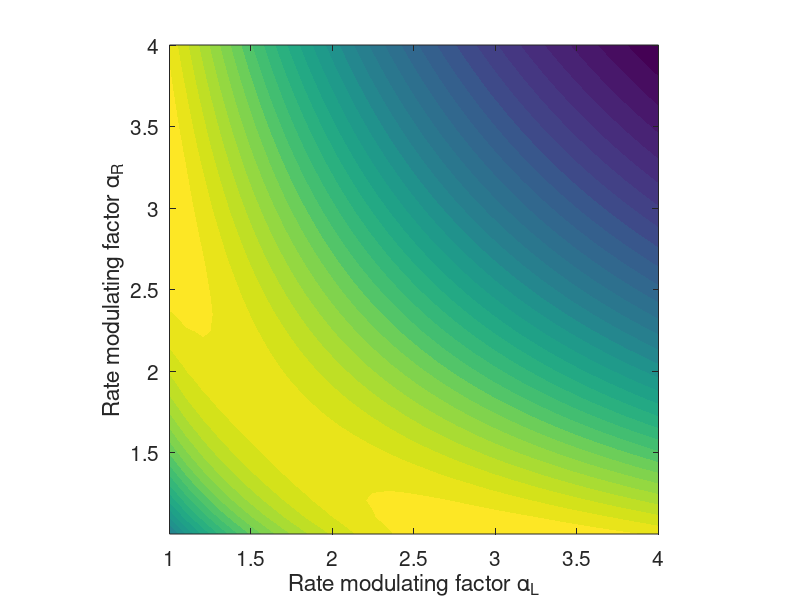

Source code (MATLAB): (Note: this script raises an error after producing the figure.)
function Markov_chain_DNA_replication

% This function seeks to demonstrate the evolutionary advantage of left-right
% symmetry breaking in the kinetic parameters of DNA replica construction
% on top of a template strand. The competition between the requirement of
% low kinetic barrier for monomer induction and the high kinetic barrier
% for monomer retention leads to the symmetry breaking. 

% There are two time-scales in the problem: The rate of
% H-bonding/dissociation between the free monomers and the template strand,
% and the rate of covalent bond formation between monomers on the replica
% strand. When the monomer supply is abundant and consequently, the
% H-bonding rates are high, there is no evolutionary pressure. But when the
% supply is scarce, the H-bonding rates are low and the ability to retain
% attached monomers becomes the deciding factor for successful replication.
% The DNA replication is modeled as a Markov chain below. '0' represents
% the absence of a monomer and '1', its presence. The script models the
% growth of a 5-nt long template. Covalent bond formation is not explicitly
% included in the chain. It is factored in indirectly as the
% retention-advantage factor below, calculated through the probability for
% the chain to stay in the '11111' state. 

% The DNA replica strand construction is assumed to take place
% cooperatively, with the neighboring monomers hydrogen-bonded to the
% template influencing the rate of monomer attachment. This rate is not
% symmetric w.r.t the left and right neighbors, and can be different. This
% difference is encoded in the variable 'a' below, which can be varied from
% zero (infinitely high kinetic barrier) to infinity (instantaneous
% formation of H-bond). The output produced by the script would show that
% it is evolutionarily advantageous for the DNA heteropolymer to have its
% left-right symmetry broken, with low barriers to the right (left) for
% rapid induction of monomers and high barriers to the left (right) for
% retention of the monomers attached to the template. The variable names
% are nearly self-explanatory. 


% For more information on the model, please refer to "H.  Subramanian, 
% R. A. Gatenby, 'Evolutionary advantage of directional symmetry breaking 
% in self-replicating polymers', Journal of Theoretical Biology, vol. 446,
% pp. 128–136 (2018)".

breakage_rate = 0.5; % per sec. Hydrogen bond breakage rate. 
formation_rate = 1; % hydrogen bond formation rate, Per second. % Rate constant is usually 10^7 M^-1 Sec^-1 
h_freebonding_rate = formation_rate; % Rate of bond formation between two free-floating monomers. 
p_formation_rate = 10; % per sec. Rate of covalent bond formation. 


numdiv=30; % For discretization of the cooperativity parameter. 
a = 1:(4-1)/(numdiv-1):4;  % Cooperativity parameter, to raise or lower the kinetic barriers.  
b=a;

xticklabel = 1:0.5:4;
yticklabel = xticklabel(2:end);

numctrs=30; % number of contour lines


%%%%%%%%%%%%%%%%%%%%%%%%%%%%%%%%%%%%%%%%%%%%%%%%%%%%%%%%%%%%%%%%%%%%%%%%%%%%%
%%%%%%%%%%%%%%%%%%%%%%%%%%%%%%%%%%%%%%%%%%%%%%%%%%%%%%%%%%%%%%%%%%%%%%%%%%%%%
%%%%%%%%%%%%%%%%%%%%%%%%%%%%%%%%%%%%%%%%%%%%%%%%%%%%%%%%%%%%%%%%%%%%%%%%%%%%%

% 5-bond polymer growth dynamics through Markov Chain model:


xi = a; % rates of right hyd-bonding for different barrier heights
yi = xi; % rates of left hyd-bonding for different barrier heights
r0 = p_formation_rate/formation_rate; % Relative rate of formation of covalent bonds w.r.t hydrogen bond formation rates. 
rg = h_freebonding_rate/formation_rate; % Rate of processes that rob monomers away from polymerization, such as dimerization.


for inda=1:length(a)  % For various left-right asymmetric cooperativity factors, calculate the rates
    for indb=1:length(b)

            p01 = 1; q01 = breakage_rate/formation_rate; 
            pr1 = formation_rate*a(inda)/formation_rate; 
            qr1 = breakage_rate*a(inda)/formation_rate;
            pc1 = formation_rate*(a(inda)*b(indb))/formation_rate; 
            qc1 = breakage_rate*(a(inda)*b(indb))/formation_rate;
            pl1 = formation_rate*b(indb)/formation_rate; 
            ql1 = breakage_rate*b(indb)/formation_rate;

%           This function returns back the Markov chain transition matrix. 
%           If circular strand matrix is needed, use _circ. For linear strands, use _lin.             
            Aasym5 = generator5_circ(p01, q01, pr1, qr1, pl1, ql1, pc1, qc1); % Change circ and lin below as well.

            % Residence time at 11111 is the reciprocal of the diagonal element at
            % 11111
            residencetime5_asym(inda,indb) = abs(1/Aasym5(32,32));

            % hitting time for double-strand formation
            % Least square non-negative solution
            [htasym5(:,inda,indb), resnorm2] = lsqnonneg(Aasym5(1:31,1:31), -ones(31,1));

            if (resnorm2 > 10^-10) 
                warning('LSQ not working');
            end
            
            % This gives the probability that the chain stays in the
            % '11111' state
            pr5_C1(inda,indb) = 1-exp(-r0*residencetime5_asym(inda,indb)); 

            % This is the advantage of bonding with the template over
            % bonding with other free monomers.
            pr5_G1(inda,indb) = (1/htasym5(1,inda,indb))/(rg + (1/htasym5(1,inda,indb)));
            
%             residencetime5(inda,indb) = residencetime5_asym(inda,indb);
%             zippingtime5(inda,indb) = htasym5(1,inda,indb);

            
    end
end

% For comparison, evaluate the above factors for the non-cooperative case
% as well. The plots below exhibit the ratio of
% cooperative-over-noncooperative rate advantages. 
Anocoop5 = generator5_circ(p01, q01, p01, q01, p01, q01, p01, q01); % Change circ and lin here as well. 
residencetime5_nocoop = abs(1/Anocoop5(32,32));
[htnocoop5, resnorm1] = lsqnonneg(Anocoop5(1:31,1:31), -ones(31,1)); 
pr5_C3 = 1-exp(-r0*residencetime5_nocoop);
pr5_G3 = (1/htnocoop5(1))/(rg + (1/htnocoop5(1)));



figure; 

[cs,h]=contourf(xi,yi,(pr5_G1.*pr5_C1)./(pr5_G3.*pr5_C3),numctrs);
% clabel(cs,h,'LabelSpacing',150);
ax=gca;
axis square
set(h,'LineStyle','none');
xlabel('Rate modulating factor \alpha_L','FontSize',15);
ylabel('Rate modulating factor \alpha_R','FontSize',15);
set(ax,'YTick',yticklabel);
set(ax,'XTick',xticklabel);
set(ax, 'FontSize',15);
%  title('Probability for growth and C-bonding-Asym');
[cmin1,cmax1]=caxis;
c=colorbar;
set(c,'FontSize',15);
xlabel(c,'P/P_0','FontSize',15);

figure;
[cs,h]=contourf(xi,yi,pr5_G1./pr5_G3,numctrs);
% clabel(cs,h,'LabelSpacing',150);
ax=gca;
axis square
set(h,'LineStyle','none');
xlabel('Rate modulating factor \alpha_L','FontSize',15);
ylabel('Rate modulating factor \alpha_R','FontSize',15);
set(ax,'YTick',yticklabel);
set(ax,'XTick',xticklabel);
set(ax, 'FontSize',15);
%  title('Probability for growth');
[cmin,cmax]=caxis;
colorbar;
c=colorbar;
set(c,'FontSize',15);
xlabel(c,'P_g/P_{g0}','FontSize',15);

figure;
[cs,h]=contourf(xi,yi,pr5_C1./pr5_C3,numctrs);
% clabel(cs,h,'LabelSpacing',150);
ax=gca;
axis square
set(h,'LineStyle','none');
xlabel('Rate modulating factor \alpha_L','FontSize',15);
ylabel('Rate modulating factor \alpha_R','FontSize',15);
set(ax,'YTick',yticklabel);
set(ax,'XTick',xticklabel);
set(ax, 'FontSize',15);
%  title('Probability for C-bonding-Asym');
[cmin,cmax]=caxis;
colorbar;
c=colorbar;
set(c,'FontSize',15);
xlabel(c,'P_c/P_{c0}','FontSize',15);

disp('5-bond Nocoop fitness is');
disp(pr5_G3.*pr5_C3);

end





%%%%%%%%%%%%%%%%%%%%%%%%%%%%%%%%%%%%%%%%%%%%%%%%%%%%%%%%%%%%%%%%

function A = generator5_lin(p0, q0, pr, qr, pl, ql, pc, qc)


% The order of the elements are as follows:
% 00000(1)
% 10000(2) 01000(3) 00100(4) 00010(5) 00001(6)
% 11000(7) 01100(8) 00110(9) 00011(10) 10001(11)
% 10100(12) 01010(13) 00101(14) 10010(15) 01001(16)
% 11100(17) 01110(18) 00111(19) 10011(20) 11001(21)
% 11010(22) 01101(23) 10110(24) 01011(25) 10101(26)
% 11110(27) 01111(28) 10111(29) 11011(30) 11101(31)
% 11111(32)


% group 1
basis(1,1:5) = '00000';
% group 2 (2-6)
basis(2,1:5) = '10000'; basis(3,1:5) = '01000'; basis(4,1:5) = '00100'; basis(5,1:5) = '00010'; basis(6,1:5) = '00001';
% group 3 (7-11)
basis(7,1:5) = '11000'; basis(8,1:5) = '01100'; basis(9,1:5) = '00110'; basis(10,1:5) = '00011'; basis(11,1:5) = '10001';
% group 4 (12-16)
basis(12,1:5) = '10100'; basis(13,1:5) = '01010'; basis(14,1:5) = '00101'; basis(15,1:5) = '10010'; basis(16,1:5) = '01001';
% group 5 (17-21)
basis(17,1:5) = '11100'; basis(18,1:5) = '01110'; basis(19,1:5) = '00111'; basis(20,1:5) = '10011'; basis(21,1:5) = '11001';
% group 6 (22-26)
basis(22,1:5) = '11010'; basis(23,1:5) = '01101'; basis(24,1:5) = '10110'; basis(25,1:5) = '01011'; basis(26,1:5) = '10101';
% group 7 (27-31)
basis(27,1:5) = '11110'; basis(28,1:5) = '01111'; basis(29,1:5) = '10111'; basis(30,1:5) = '11011'; basis(31,1:5) = '11101';
% group 8
basis(32,1:5) = '11111';

A(1:32,1:32)=0; % NON-CIRCULAR STRAND
A(1,2:6)=p0;

A(2,1)=q0; A(2,7)=pr; A(2,11)=p0; A(2,12)=p0; A(2,15)=p0;
A(3,1)=q0; A(3,8)=pr; A(3,7)=pl; A(3,13)=p0; A(3,16)=p0;
A(4,1)=q0; A(4,9)=pr; A(4,8)=pl; A(4,14)=p0; A(4,12)=p0;
A(5,1)=q0; A(5,10)=pr; A(5,9)=pl; A(5,15)=p0; A(5,13)=p0;
A(6,1)=q0; A(6,11)=p0; A(6,10)=pl; A(6,16)=p0; A(6,14)=p0;

A(7,2)=qr; A(7,3)=ql; A(7,17)=pr; A(7,21)=p0; A(7,22)=p0;
A(8,3)=qr; A(8,4)=ql; A(8,18)=pr; A(8,17)=pl; A(8,23)=p0;
A(9,4)=qr; A(9,5)=ql; A(9,19)=pr; A(9,18)=pl; A(9,24)=p0;
A(10,5)=qr; A(10,6)=ql; A(10,20)=p0; A(10,19)=pl; A(10,25)=p0;
A(11,6)=q0; A(11,2)=q0; A(11,21)=pr; A(11,20)=pl; A(11,26)=p0;

A(12,2)=q0; A(12,4)=q0; A(12,17)=pc; A(12,24)=pr; A(12,26)=p0;
A(13,3)=q0; A(13,5)=q0; A(13,18)=pc; A(13,25)=pr; A(13,22)=pl;
A(14,4)=q0; A(14,6)=q0; A(14,19)=pc; A(14,26)=p0; A(14,23)=pl;
A(15,5)=q0; A(15,2)=q0; A(15,20)=pr; A(15,22)=pr; A(15,24)=pl;
A(16,6)=q0; A(16,3)=q0; A(16,21)=pl; A(16,23)=pr; A(16,25)=pl;


A(17,7)=qr; A(17,8)=ql; A(17,12)=qc; A(17,27)=pr; A(17,31)=p0;
A(18,8)=qr; A(18,9)=ql; A(18,13)=qc; A(18,28)=pr; A(18,27)=pl;
A(19,9)=qr; A(19,10)=ql; A(19,14)=qc; A(19,29)=p0; A(19,28)=pl;
A(20,10)=q0; A(20,11)=ql; A(20,15)=qr; A(20,30)=pr; A(20,29)=pl;
A(21,11)=qr; A(21,7)=q0; A(21,16)=ql; A(21,31)=pr; A(21,30)=pl;

A(22,7)=q0; A(22,15)=qr; A(22,13)=ql; A(22,27)=pc; A(22,30)=pr;
A(23,8)=q0; A(23,16)=qr; A(23,14)=ql; A(23,28)=pc; A(23,31)=pl;
A(24,9)=q0; A(24,12)=qr; A(24,15)=ql; A(24,29)=pr; A(24,27)=pc;
A(25,10)=q0; A(25,13)=qr; A(25,16)=ql; A(25,30)=pl; A(25,28)=pc;
A(26,11)=q0; A(26,14)=q0; A(26,12)=q0; A(26,31)=pc; A(26,29)=pc;


A(27,24)=qc; A(27,22)=qc; A(27,18)=ql; A(27,17)=qr; A(27,32)=pr;
A(28,25)=qc; A(28,23)=qc; A(28,19)=ql; A(28,18)=qr; A(28,32)=pl;
A(29,26)=qc; A(29,24)=qr; A(29,20)=ql; A(29,19)=q0; A(29,32)=pc;
A(30,22)=qr; A(30,25)=ql; A(30,21)=ql; A(30,20)=qr; A(30,32)=pc;
A(31,23)=ql; A(31,26)=qc; A(31,17)=q0; A(31,21)=qr; A(31,32)=pc;

A(32,27)=qr; A(32,28)=ql; A(32,29)=qc; A(32,30)=qc; A(32,31)=qc; 

A = A - diag(sum(A,2)); % Make the rows sum to zero. Conservation of probability flow.

for i=1:32
    for j=i:32
        if sum(abs(basis(i,:)-basis(j,:))) == 1 && (A(i,j)==0)
            disp(strcat('Entry not right at ',num2str(i),',',num2str(j)));
        end
    end
end


end


%%%%%%%%%%%%%%%%%%%%%%%%%%%%%%%%%%%%%%%%%%%%%%%%%%%%%%%%%%%%%%%%
function A = generator5_circ(p0, q0, pr, qr, pl, ql, pc, qc)


% The order of the elements are as follows:
% 00000(1)
% 10000(2) 01000(3) 00100(4) 00010(5) 00001(6)
% 11000(7) 01100(8) 00110(9) 00011(10) 10001(11)
% 10100(12) 01010(13) 00101(14) 10010(15) 01001(16)
% 11100(17) 01110(18) 00111(19) 10011(20) 11001(21)
% 11010(22) 01101(23) 10110(24) 01011(25) 10101(26)
% 11110(27) 01111(28) 10111(29) 11011(30) 11101(31)
% 11111(32)



A(1:32,1:32)=0;
A(1,2:6)=p0;


A(2,1)=q0; A(2,7)=pr; A(2,11)=pl; A(2,12)=p0; A(2,15)=p0;
A(3,1)=q0; A(3,8)=pr; A(3,7)=pl; A(3,13)=p0; A(3,16)=p0;
A(4,1)=q0; A(4,9)=pr; A(4,8)=pl; A(4,14)=p0; A(4,12)=p0;
A(5,1)=q0; A(5,10)=pr; A(5,9)=pl; A(5,15)=p0; A(5,13)=p0;
A(6,1)=q0; A(6,11)=pr; A(6,10)=pl; A(6,16)=p0; A(6,14)=p0;

A(7,2)=qr; A(7,3)=ql; A(7,17)=pr; A(7,21)=pl; A(7,22)=p0;
A(8,3)=qr; A(8,4)=ql; A(8,18)=pr; A(8,17)=pl; A(8,23)=p0;
A(9,4)=qr; A(9,5)=ql; A(9,19)=pr; A(9,18)=pl; A(9,24)=p0;
A(10,5)=qr; A(10,6)=ql; A(10,20)=pr; A(10,19)=pl; A(10,25)=p0;
A(11,6)=qr; A(11,2)=ql; A(11,21)=pr; A(11,20)=pl; A(11,26)=p0;

A(12,2)=q0; A(12,4)=q0; A(12,17)=pc; A(12,24)=pr; A(12,26)=pl;
A(13,3)=q0; A(13,5)=q0; A(13,18)=pc; A(13,25)=pr; A(13,22)=pl;
A(14,4)=q0; A(14,6)=q0; A(14,19)=pc; A(14,26)=pr; A(14,23)=pl;
A(15,5)=q0; A(15,2)=q0; A(15,20)=pc; A(15,22)=pr; A(15,24)=pl;
A(16,6)=q0; A(16,3)=q0; A(16,21)=pc; A(16,23)=pr; A(16,25)=pl;


A(17,7)=qr; A(17,8)=ql; A(17,12)=qc; A(17,27)=pr; A(17,31)=pl;
A(18,8)=qr; A(18,9)=ql; A(18,13)=qc; A(18,28)=pr; A(18,27)=pl;
A(19,9)=qr; A(19,10)=ql; A(19,14)=qc; A(19,29)=pr; A(19,28)=pl;
A(20,10)=qr; A(20,11)=ql; A(20,15)=qc; A(20,30)=pr; A(20,29)=pl;
A(21,11)=qr; A(21,7)=ql; A(21,16)=qc; A(21,31)=pr; A(21,30)=pl;

A(22,7)=q0; A(22,15)=qr; A(22,13)=ql; A(22,27)=pc; A(22,30)=pc;
A(23,8)=q0; A(23,16)=qr; A(23,14)=ql; A(23,28)=pc; A(23,31)=pc;
A(24,9)=q0; A(24,12)=qr; A(24,15)=ql; A(24,29)=pc; A(24,27)=pc;
A(25,10)=q0; A(25,13)=qr; A(25,16)=ql; A(25,30)=pc; A(25,28)=pc;
A(26,11)=q0; A(26,14)=qr; A(26,12)=ql; A(26,31)=pc; A(26,29)=pc;

A(27,24)=qc; A(27,22)=qc; A(27,18)=ql; A(27,17)=qr; A(27,32)=pc;
A(28,25)=qc; A(28,23)=qc; A(28,19)=ql; A(28,18)=qr; A(28,32)=pc;
A(29,26)=qc; A(29,24)=qc; A(29,20)=ql; A(29,19)=qr; A(29,32)=pc;
A(30,22)=qc; A(30,25)=qc; A(30,21)=ql; A(30,20)=qr; A(30,32)=pc;
A(31,23)=qc; A(31,26)=qc; A(31,17)=ql; A(31,21)=qr; A(31,32)=pc;

A(32,27:31)=qc;

A = A - diag(sum(A,2)); % Make the rows sum to zero. Conservation of probability flow.



end


%%%%%%%%%%%%%%%%%%%%%%%%%%%%%%%%%%%%%%%%%%%%%%%%%%%%%%%%%%%%%%%%

